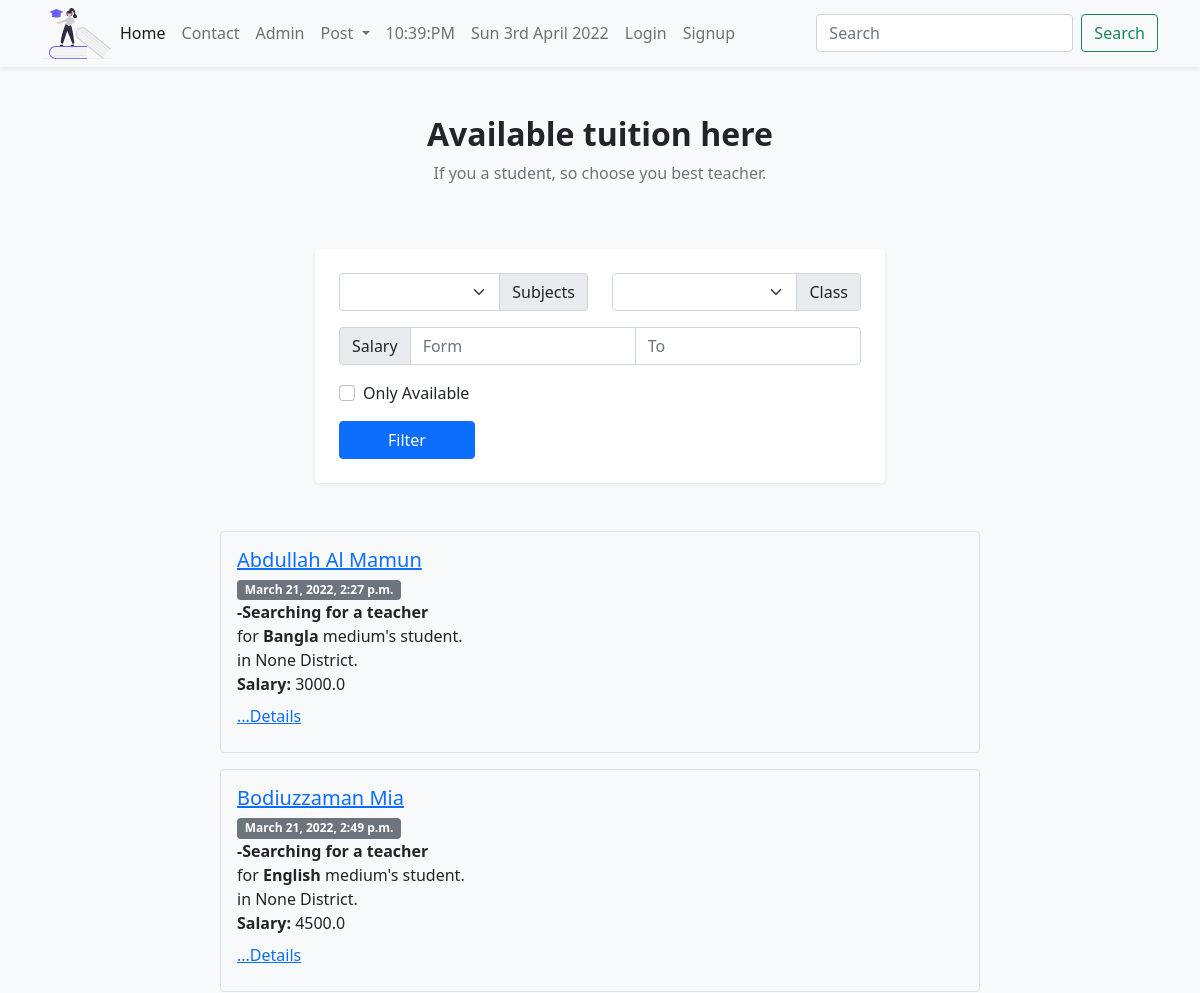
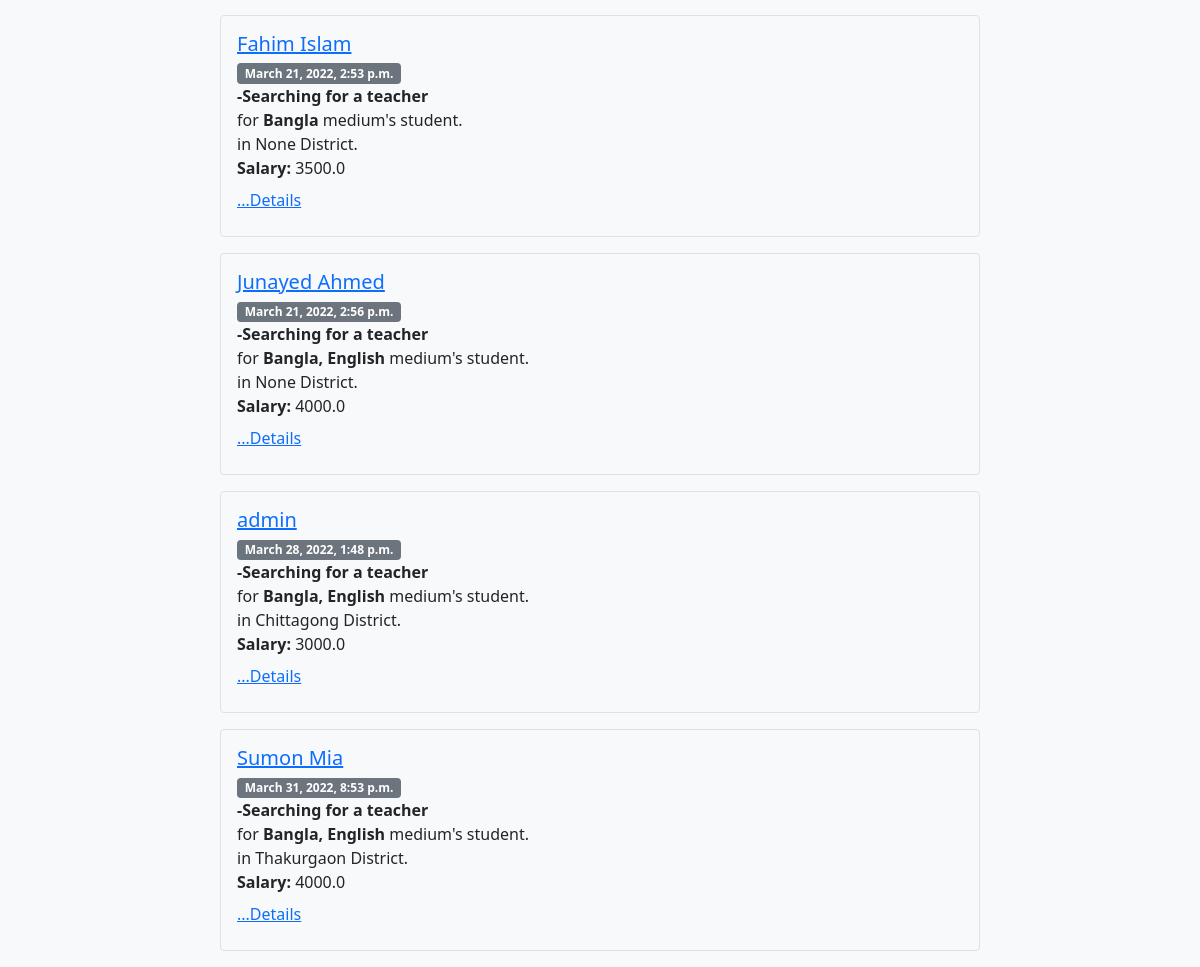
The page / on the database its author committed (2 pictures, top to bottom).
### tuition/models.py (models this page shows, shortened)
class Post(models.Model):
    CATEGORY = (
        ('Teacher', 'Teacher'),
        ('Student', 'Student'),
    )
    MEDIUM = (
        ('Bangla', 'Bangla'),
        ('English', 'English'),
        ('Arabic', 'Arabic'),
        ('Urdu', 'Urdu'),
        ('Hindi', 'Hindi'),
    )
    user = models.ForeignKey(User, on_delete=models.CASCADE, blank=True, null=True)
    id = models.AutoField(primary_key=True)
    title = models.CharField(max_length=100)
    slug = models.CharField(max_length=100, default=title)
    email = models.EmailField()
    salary = models.FloatField()
    details = models.TextField(max_length=500)
    available = models.BooleanField()
    category = models.CharField(max_length=100, choices=CATEGORY)
    created_at = models.DateTimeField(default=now)
    image = models.ImageField(default='default1.jpg', upload_to='tuition/images')
    medium = MultiSelectField(max_length=100, max_choices=5, choices=MEDIUM, default='Bangla')
    subject = models.ManyToManyField(Subject, related_name='subject_set')
    class_in = models.ManyToManyField(Class_in, related_name='class_set')
    district = models.CharField(max_length=100, null=True, blank=True)
    likes = models.ManyToManyField(User, related_name='post_likes')
    views = models.ManyToManyField(User, related_name='post_views')
    class PostManager(models.Manager):
        def sorted(self, title):
            return self.order_by('title')
        def less_than(self, size):
            return self.filter(salary_lt=size)
    def titlecase(self):
        return self.title.title()
    def details_short(self):
        details_words = self.details.split(' ')
        if len(details_words) > 10:
            return ' '.join(details_words[:10]) + ".."
        else:
            return self.details
    objects = models.Manager()
    items = PostManager()

### tuition/views.py (the view)
# urls.py: path('', PostListView.as_view(), name='homeview'),
class PostListView(ListView):
    template_name= 'tuition/postlist.html'
    queryset=Post.objects.all()
    context_object_name='posts'
    def get_context_data(self, *args, **kwargs):
        context =  super().get_context_data(*args,**kwargs)
        context['posts'] = context.get('object_list')
        context['subjects'] = Subject.objects.all()
        context['classes'] = Class_in.objects.all()
        return context

### tuition/models.py (called while the page is built)
    def __str__(self):
        return self.name

    def __str__(self):
        return self.name

### templates/tuition/postlist.html (shortened to what this page needs)
{% extends 'basic.html' %}
{% block body %}
<section class="postlist" id="postlist">
    <div class="container-lg">
        <div class="row justify-content-center">
            <div class="col-lg-6 py-5">
                <div class="section-title">
                    <h2 class="text-center fs-2 fw-bold">Available tuition here</h2>
                    <p class="fs-6 text-muted text-center">If you a student, so choose you best teacher.</p>
                </div>
            </div>
        </div>
        <div class="row justify-content-center mb-5">
            <div class="col-lg-6 bg-white rounded shadow-sm p-4">
                <form action="/tuition/filter/" method="post">
                    <div class="row">
                        <div class=" col input-group mb-3">
                            <select class="form-select" id="inputGroupSelect02" name="subject">
                                <option></option>
                                {% for i in subjects %}
                                <option value="{{i}}">{{i}}</option>
                                {% endfor %}
                            </select>
                            <label class="input-group-text" for="inputGroupSelect02">Subjects</label>
                        </div>
                        <div class=" col input-group mb-3">
                            <select class="form-select" id="inputGroupSelect02" name="class_in">
                                <option></option>
                                {% for i in classes %}
                                <option value="{{i}}">{{i}}</option>
                                {% endfor %}
                            </select>
                            <label class="input-group-text" for="inputGroupSelect02">Class</label>
                        </div>
                    </div>
                    <div class="input-group mb-3">
                        <span class="input-group-text">Salary</span>
                        <input type="text" aria-label="Salary From" class="form-control" placeholder="Form" name="salary_from">
                        <input type="text" aria-label="Salary To" class="form-control" placeholder="To" name="salary_to">
                    </div>
                        <div class="form-check mb-3">
                            <input type="checkbox" class="form-check-input" id="exampleCheck1" name="available">
                            <label class="form-check-label" for="exampleCheck1">Only Available</label>
                        </div>
                        <input type="submit" class="btn btn-primary px-5" value="Filter">
                </form>
            </div>
        </div>
        <div class="row justify-content-center">
            {% for p in posts %}
            <div class="col-lg-8 border rounded p-3 mb-3">
                <h3 class="fs-5 mb-1"><a href="/session/otherprofile/{{p.user.username}}/">{% if p.user.get_full_name %}{{p.user.get_full_name}}{% else %}{{p.user.username}}{% endif %}</a></h3>
                <span class="badge bg-secondary">{{p.created_at}}</span>
                <div>
                    <strong>-Searching for a teacher</strong>
                </div>
                <div class="preview">
                    for <b>{{p.medium}}</b> medium's student. <br>
                    in {{p.district}} District. <br>
                    <b>Salary:</b> {{p.salary}} <br>
                    <p class="card-text my-2">
                        <a href="/tuition/postdetail/{{p.id}}/">...Details</a>
                    </p>
                </div>
            </div>
            {% endfor %}
        </div>
    </div>
</section>
{% endblock body %}

### rows shown on the page
Post: user.get_full_name "Abdullah Al Mamun", created_at "March 21, 2022, 2:27 p.m.", medium "Bangla", district "None", salary "3000.0"
Post: user.get_full_name "Bodiuzzaman Mia", created_at "March 21, 2022, 2:49 p.m.", medium "English", district "None", salary "4500.0"
Post: user.get_full_name "Fahim Islam", created_at "March 21, 2022, 2:53 p.m.", medium "Bangla", district "None", salary "3500.0"
Post: user.get_full_name "Junayed Ahmed", created_at "March 21, 2022, 2:56 p.m.", medium "Bangla, English", district "None", salary "4000.0"
Post: user.username "admin", created_at "March 28, 2022, 1:48 p.m.", medium "Bangla, English", district "Chittagong", salary "3000.0"
Post: user.get_full_name "Sumon Mia", created_at "March 31, 2022, 8:53 p.m.", medium "Bangla, English", district "Thakurgaon", salary "4000.0"
